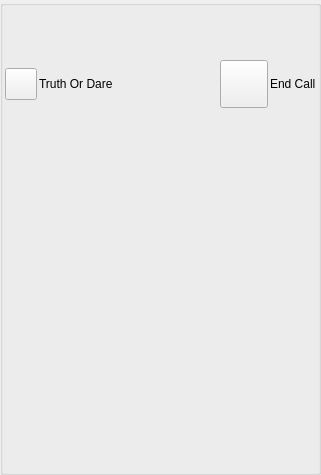
<?xml version="1.0" encoding="UTF-8"?>
<ui version="4.0">
 <class>AppletPeerTodGameUi</class>
 <widget class="QWidget" name="AppletPeerTodGameUi">
  <property name="geometry">
   <rect>
    <x>0</x>
    <y>0</y>
    <width>321</width>
    <height>475</height>
   </rect>
  </property>
  <property name="sizePolicy">
   <sizepolicy hsizetype="Expanding" vsizetype="Expanding">
    <horstretch>0</horstretch>
    <verstretch>0</verstretch>
   </sizepolicy>
  </property>
  <property name="windowTitle">
   <string>Dialog</string>
  </property>
  <layout class="QGridLayout" name="gridLayout">
   <property name="leftMargin">
    <number>0</number>
   </property>
   <property name="topMargin">
    <number>0</number>
   </property>
   <property name="rightMargin">
    <number>0</number>
   </property>
   <property name="bottomMargin">
    <number>0</number>
   </property>
   <property name="spacing">
    <number>0</number>
   </property>
   <item row="0" column="0">
    <widget class="QGroupBox" name="StyledDlgItemsBox">
     <property name="sizePolicy">
      <sizepolicy hsizetype="Expanding" vsizetype="Expanding">
       <horstretch>0</horstretch>
       <verstretch>0</verstretch>
      </sizepolicy>
     </property>
     <property name="minimumSize">
      <size>
       <width>0</width>
       <height>0</height>
      </size>
     </property>
     <property name="title">
      <string/>
     </property>
     <layout class="QVBoxLayout" name="verticalLayout_2">
      <property name="spacing">
       <number>2</number>
      </property>
      <property name="leftMargin">
       <number>2</number>
      </property>
      <property name="topMargin">
       <number>2</number>
      </property>
      <property name="rightMargin">
       <number>2</number>
      </property>
      <property name="bottomMargin">
       <number>2</number>
      </property>
      <item>
       <widget class="IdentWidget" name="m_FriendIdentWidget" native="true">
        <property name="sizePolicy">
         <sizepolicy hsizetype="Preferred" vsizetype="Fixed">
          <horstretch>0</horstretch>
          <verstretch>0</verstretch>
         </sizepolicy>
        </property>
        <property name="minimumSize">
         <size>
          <width>0</width>
          <height>50</height>
         </size>
        </property>
        <property name="maximumSize">
         <size>
          <width>16777215</width>
          <height>50</height>
         </size>
        </property>
       </widget>
      </item>
      <item>
       <layout class="QHBoxLayout" name="horizontalLayout">
        <item>
         <widget class="VxPushButton" name="m_PermissionButton">
          <property name="sizePolicy">
           <sizepolicy hsizetype="Minimum" vsizetype="Preferred">
            <horstretch>0</horstretch>
            <verstretch>0</verstretch>
           </sizepolicy>
          </property>
          <property name="minimumSize">
           <size>
            <width>32</width>
            <height>32</height>
           </size>
          </property>
          <property name="maximumSize">
           <size>
            <width>32</width>
            <height>32</height>
           </size>
          </property>
          <property name="text">
           <string/>
          </property>
          <property name="iconSize">
           <size>
            <width>32</width>
            <height>32</height>
           </size>
          </property>
         </widget>
        </item>
        <item>
         <widget class="QLabel" name="m_PermissionLabel">
          <property name="sizePolicy">
           <sizepolicy hsizetype="Preferred" vsizetype="Preferred">
            <horstretch>0</horstretch>
            <verstretch>0</verstretch>
           </sizepolicy>
          </property>
          <property name="text">
           <string>Truth Or Dare</string>
          </property>
         </widget>
        </item>
        <item>
         <widget class="QLabel" name="m_StateText">
          <property name="sizePolicy">
           <sizepolicy hsizetype="Expanding" vsizetype="Preferred">
            <horstretch>0</horstretch>
            <verstretch>0</verstretch>
           </sizepolicy>
          </property>
          <property name="text">
           <string/>
          </property>
          <property name="alignment">
           <set>Qt::AlignCenter</set>
          </property>
         </widget>
        </item>
        <item>
         <widget class="VxPushButton" name="m_HangUpButton">
          <property name="sizePolicy">
           <sizepolicy hsizetype="Fixed" vsizetype="Fixed">
            <horstretch>0</horstretch>
            <verstretch>0</verstretch>
           </sizepolicy>
          </property>
          <property name="minimumSize">
           <size>
            <width>48</width>
            <height>48</height>
           </size>
          </property>
          <property name="maximumSize">
           <size>
            <width>48</width>
            <height>48</height>
           </size>
          </property>
          <property name="text">
           <string/>
          </property>
          <property name="iconSize">
           <size>
            <width>48</width>
            <height>48</height>
           </size>
          </property>
         </widget>
        </item>
        <item>
         <widget class="QLabel" name="m_HangupLabel">
          <property name="sizePolicy">
           <sizepolicy hsizetype="Minimum" vsizetype="Preferred">
            <horstretch>0</horstretch>
            <verstretch>0</verstretch>
           </sizepolicy>
          </property>
          <property name="text">
           <string>End Call</string>
          </property>
         </widget>
        </item>
       </layout>
      </item>
      <item>
       <widget class="TodGameWidget" name="m_TodGameWidget" native="true">
        <property name="sizePolicy">
         <sizepolicy hsizetype="Preferred" vsizetype="Expanding">
          <horstretch>0</horstretch>
          <verstretch>0</verstretch>
         </sizepolicy>
        </property>
       </widget>
      </item>
      <item>
       <widget class="InstMsgWidget" name="m_InstMsgWidget" native="true">
        <property name="sizePolicy">
         <sizepolicy hsizetype="Preferred" vsizetype="Expanding">
          <horstretch>0</horstretch>
          <verstretch>0</verstretch>
         </sizepolicy>
        </property>
       </widget>
      </item>
     </layout>
    </widget>
   </item>
  </layout>
 </widget>
 <customwidgets>
  <customwidget>
   <class>VxPushButton</class>
   <extends>QPushButton</extends>
   <header location="global">VxPushButton.h</header>
  </customwidget>
  <customwidget>
   <class>IdentWidget</class>
   <extends>QWidget</extends>
   <header location="global">IdentWidget.h</header>
   <container>1</container>
  </customwidget>
  <customwidget>
   <class>InstMsgWidget</class>
   <extends>QWidget</extends>
   <header>InstMsgWidget.h</header>
   <container>1</container>
  </customwidget>
  <customwidget>
   <class>TodGameWidget</class>
   <extends>QWidget</extends>
   <header>TodGameWidget.h</header>
   <container>1</container>
  </customwidget>
 </customwidgets>
 <resources/>
 <connections/>
</ui>
